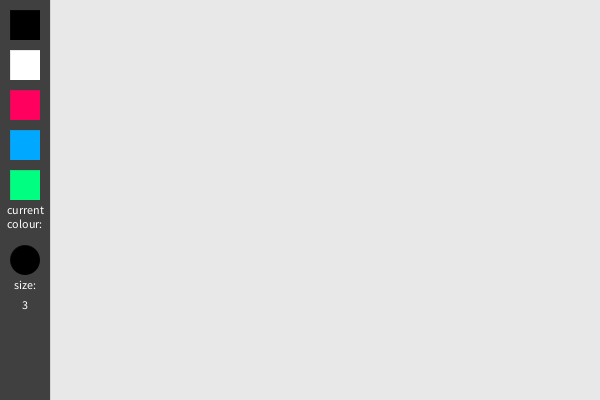
Frame 1 (no input)
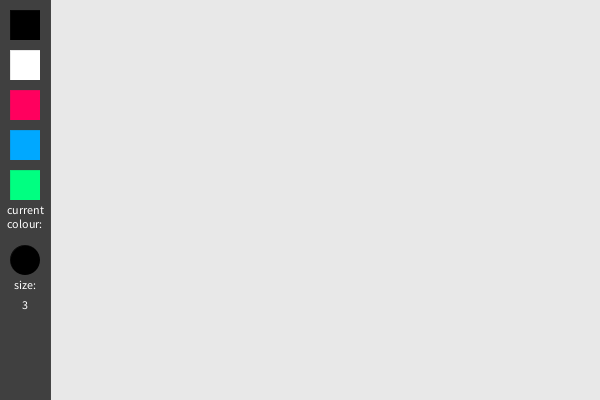
Frame 60 (the mouse pressed at the canvas centre just before this capture)
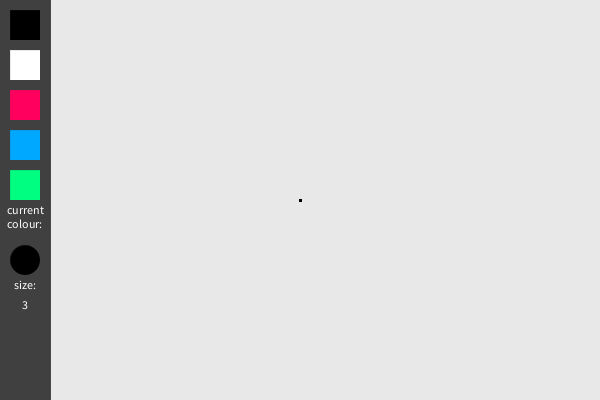
Frame 120 (the mouse held since frame 60 and released just before this capture)

The Processing sketch that drew these frames (run headless with seeded random() and noise(); from frame 60 on, the mouse is pressed at the canvas centre):

// Processing sketch: assignment_06_mission_03
// ── assignment_06_mission_03.pde
 //variables
 color brush = #000000;
 int thickness = 3;
 String strokeSize = str(thickness);
 
 void setup() {
   //standard stuff
   size(600,400);
   background(#E8E8E8); //white-grey
   
   
 }
 
 void draw() {
   //side-bar
   stroke(#404040);
   strokeWeight(0);
   fill(#404040); //dark-grey
   rect(0,0,50,400);
   
   //colour buttons
   //black
   fill(#000000);
   rect(10,10,30,30);
   //white
   fill(#FFFFFF);
   rect(10,50,30,30);
   //red
   fill(#FF005E);
   rect(10,90,30,30);
   //blue
   fill(#00A8FF);
   rect(10,130,30,30);
   //green
   fill(#00FF81);
   rect(10,170,30,30);
   
   //current info
   textSize(12);
   textAlign(CENTER);
   //current colour
   strokeWeight(0);
   fill(brush);
   ellipse(25,260,30,30);
   fill(#FFFFFF);
   text("current colour:", 0, 205, 50, 235);
   
   //current brush size
   text("size:", 0, 280, 50, 300);
   text(strokeSize, 0, 300, 50, 330);
   
   //color & size of brush
   stroke(brush);
   strokeWeight(thickness);
   //brush code
   if (mousePressed == true && mouseX > 50 && pmouseX > 50) {
    line(mouseX, mouseY, pmouseX, pmouseY);
   }
 }
 
 void mouseClicked() {
   if (mouseX > 10 && mouseX < 40 && mouseY > 10 && mouseY < 40) {
     brush = #000000; //BLACK
   } if (mouseX > 10 && mouseX < 40 && mouseY > 50 && mouseY < 80) {
     brush = #FFFFFF; //WHITE
   } if (mouseX > 10 && mouseX < 40 && mouseY > 90 && mouseY < 120) {
     brush = #FF005E; //RED
   } if (mouseX > 10 && mouseX < 40 && mouseY > 130 && mouseY < 160) {
     brush = #00A8FF; //BLUE
   } if (mouseX > 10 && mouseX < 40 && mouseY > 170 && mouseY < 200) {
     brush = #00FF81; //GREEN
   }
 }
 
 void mouseWheel(MouseEvent event) {
  float e = event.getCount();
  if (thickness >= 1) {
  thickness -= e;
  strokeSize = str(thickness);
  } if (thickness == 0) {
    thickness = 1;
    strokeSize = str(thickness);
  }
}
